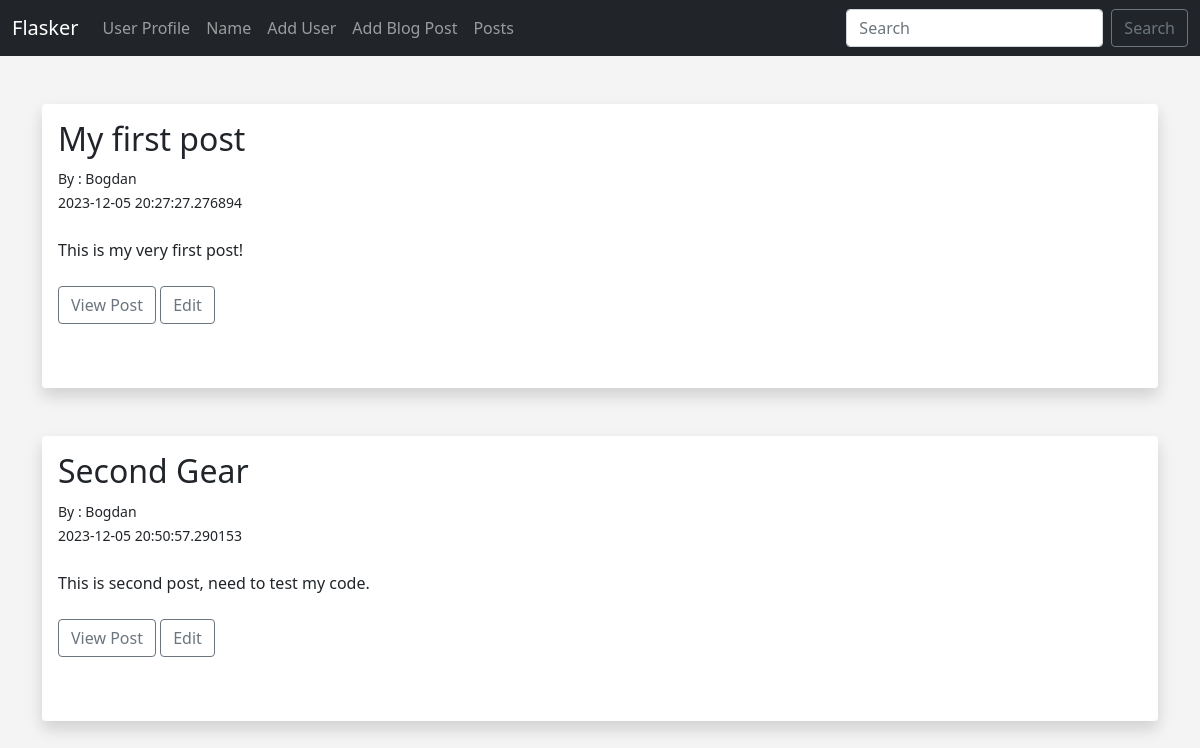
Page /posts on the earlier database version.
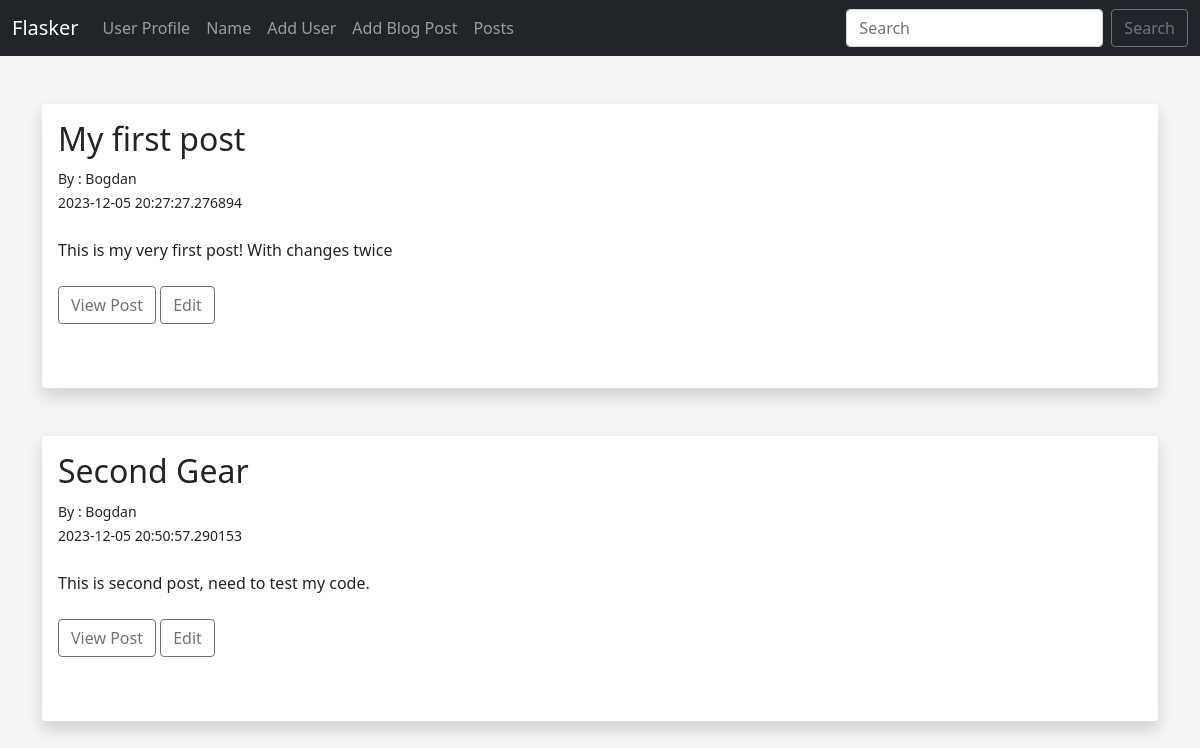
Same page on the later database version.
### hello.py (models this page shows)
class Posts(db.Model):
	id = db.Column(db.Integer, primary_key=True)
	title = db.Column(db.String(255))
	content = db.Column(db.Text)
	author = db.Column(db.String(255))
	date_posted = db.Column(db.DateTime, default=datetime.utcnow)
	slug = db.Column(db.String(255))

### hello.py (the view)
@app.route('/posts')
def posts():
	posts = Posts.query.order_by(Posts.date_posted)
	return render_template('posts.html', posts=posts)

### templates/posts.html (shortened to what this page needs)
{% extends 'base.html' %}
{% block content %}
<br/>
{% for post in posts %}
<div class="shadow p-3 mb-5 bg-body rounded">
	<h2>{{ post.title }} </h2>
	<small>By : {{ post.author }} <br/>
	{{ post.date_posted }}</small> <br/><br/>
	{{ post.content }} <br/> <br/>
	<a href="{{ url_for('post', id=post.id) }}" class="btn btn-outline-secondary"> View Post </a>
	<a href="{{ url_for('edit_post', id=post.id) }}" class="btn btn-outline-secondary"> Edit </a> <br/>
	<br/><br/>
</div>
{% endfor %}
{% endblock %}

### templates/base.html (shortened to what this page needs)
<!doctype html>
<html lang="en">
  <head>
    <link href="https://cdn.jsdelivr.net/npm/bootstrap@5.0.0-beta1/dist/css/bootstrap.min.css" rel="stylesheet">
    <link href="{{ url_for('static', filename='css/style.css') }}" rel="stylesheet">
  </head>
  <body>
  	{% include 'navbar.html' %}
  	<br/>
  	<div class="container">
		{% block content %}
		{% endblock %}
	</div>
  </body>
</html>

### templates/navbar.html (shortened to what this page needs)
<nav class="navbar navbar-expand-lg navbar-dark bg-dark">
  <div class="container-fluid">
    <a class="navbar-brand" href="{{ url_for('index') }}">Flasker</a>
    <div class="collapse navbar-collapse" id="navbarSupportedContent">
      <ul class="navbar-nav me-auto mb-2 mb-lg-0">
        <li class="nav-item">
          <a class="nav-link" href="{{ url_for('user', name='John')}}">User Profile</a>
        </li>
        <li class="nav-item">
          <a class="nav-link" href="{{ url_for('name')}}">Name</a>
        </li>
        <li class="nav-item">
          <a class="nav-link" href="{{ url_for('add_user')}}">Add User</a>
        </li>
        <li class="nav-item">
          <a class="nav-link" href="{{ url_for('add_post')}}">Add Blog Post</a>
        </li>
        <li class="nav-item">
          <a class="nav-link" href="{{ url_for('posts')}}">Posts</a>
        </li>
      </ul>
      <form class="d-flex">
        <input class="form-control me-2" type="search" placeholder="Search" aria-label="Search">
        <button class="btn btn-outline-secondary" type="submit">Search</button>
      </form>
    </div>
  </div>
</nav>

### static/css/style.css (style rules this page uses)
body { background: #f4f4f4; }

Differences in the rows shown:
changed Posts "My first post": content "This is my very first post!" → "This is my very first post! With changes twice"
